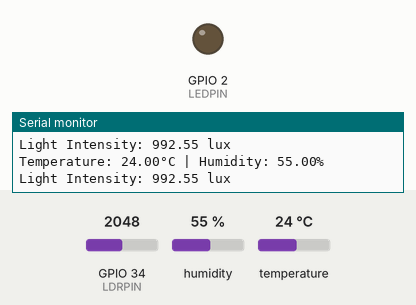
The program below on a simulated ESP32. On the bench: output pins drawn as LEDs (lit = HIGH), the last lines printed to the serial monitor. The inputs (shaded band) are chosen by the test bench; at power-on: temperature 24 °C, GPIO 34 (LDRPIN) = 2048, humidity 55 %. WiFi joins after 1.5 s; servers stay silent unless stated.

Above: at 3.0 s.
3.1 s: temperature set to 29.2 °C
5.0 s: temperature set to 30.7 °C
At 6.7 s:
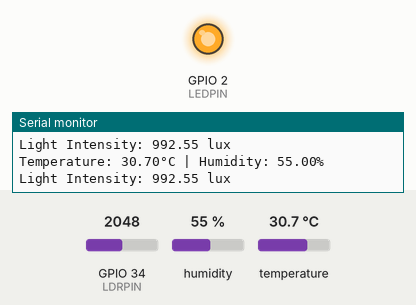
10.3 s: temperature set to 12 °C
At 12.3 s:
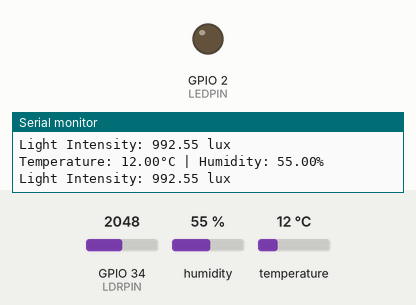
13.3 s: temperature set to 33 °C
At 15.3 s:
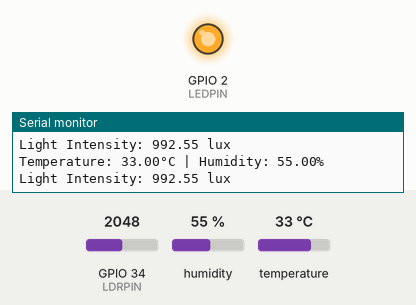
Timing chart, 0 to 16.3 s (numbered marks = the images above; inputs shaded):
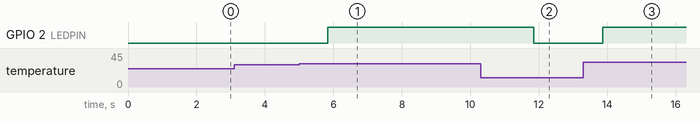

Measured:
- the behaviour switches between 30 and 30.1 °C on temperature (found by bisection; images 0 and 1)
- after the input at 5.0 s, GPIO 2 (LEDPIN): LOW → HIGH after 0.83 s
- after the input at 10.3 s, GPIO 2 (LEDPIN): HIGH → LOW after 1.6 s
- after the input at 13.3 s, GPIO 2 (LEDPIN): LOW → HIGH after 0.56 s

The program:

main.cpp
```cpp
// **Thông tin Blynk**
#define BLYNK_TEMPLATE_ID "TMPL6w9JB5Jxc"
#define BLYNK_TEMPLATE_NAME "TwoSensorProject"
#define BLYNK_AUTH_TOKEN "QUSuEQAmlq3BE17vVI9IH8t6wtzymUmT"


#include <Arduino.h>
// Thư viện cần thiết
#include <WiFi.h>
#include <BlynkSimpleEsp32.h>
#include <DHT.h>


// **Thông tin WiFi**
#define WIFI_SSID "Wokwi-GUEST"
#define WIFI_PASS ""

// **Khai báo cảm biến DHT22**
#define DHTPIN 4       // Chân kết nối DHT22 (GPIO4)
#define DHTTYPE DHT22
DHT dht(DHTPIN, DHTTYPE);

// **Khai báo cảm biến quang trở (LDR)**
const float GAMMA = 0.7;
const float RL10 = 50.0;
#define LDRPIN 34  // ESP32 ADC GPIO34

// **Chân LED cảnh báo nhiệt độ**
#define LEDPIN 2  // Chân GPIO2 (D2)

void setup() {
    Serial.begin(115200);

    // **Kết nối WiFi**
    WiFi.begin(WIFI_SSID, WIFI_PASS);
    while (WiFi.status() != WL_CONNECTED) {
        delay(500);
        Serial.print(".");
    }
    Serial.println("\nWiFi Connected!");

    // **Khởi động Blynk**
    Blynk.begin(BLYNK_AUTH_TOKEN, WIFI_SSID, WIFI_PASS);

    // **Cấu hình cảm biến & LED**
    dht.begin();
    pinMode(LDRPIN, INPUT);
    pinMode(LEDPIN, OUTPUT);
}

void loop() {
    Blynk.run();  // Chạy Blynk

    // **Đọc dữ liệu từ DHT22**
    float temperature = dht.readTemperature();
    float humidity = dht.readHumidity();

    // **Kiểm tra dữ liệu hợp lệ**
    if (isnan(temperature) || isnan(humidity)) {
        Serial.println("Lỗi đọc dữ liệu từ DHT22!");
        return;
    }

    // **Gửi dữ liệu DHT22 lên Blynk**
    Blynk.virtualWrite(V0, temperature);  // Gửi nhiệt độ lên V0
    Blynk.virtualWrite(V1, humidity);     // Gửi độ ẩm lên V1

    // **Hiển thị trên Serial**
    Serial.print("Temperature: ");
    Serial.print(temperature);
    Serial.print("°C | Humidity: ");
    Serial.print(humidity);
    Serial.println("%");

    // **Bật LED nếu nhiệt độ quá cao**
    if (temperature > 30.0) {
        digitalWrite(LEDPIN, HIGH);
    } else {
        digitalWrite(LEDPIN, LOW);
    }

    // **Đọc dữ liệu từ cảm biến quang trở (LDR)**
    int analogValue = analogRead(LDRPIN);  // ESP32 dùng ADC 12-bit (0 - 4095)
    float voltage = analogValue / 4095.0 * 3.3;
    float resistance = 2000 * voltage / (3.3 - voltage);
    float lux = pow((RL10 * 1e3 * pow(10, GAMMA) / resistance), (1.0 / GAMMA));

    // **Gửi giá trị ánh sáng lên Blynk**
    Blynk.virtualWrite(V2, lux);  // Gửi giá trị Lux lên V2

    // **Hiển thị trên Serial**
    Serial.print("Light Intensity: ");
    Serial.print(lux);
    Serial.println(" lux");

    // **Chờ 2 giây trước khi đọc lại**
    delay(1000);
}
```
